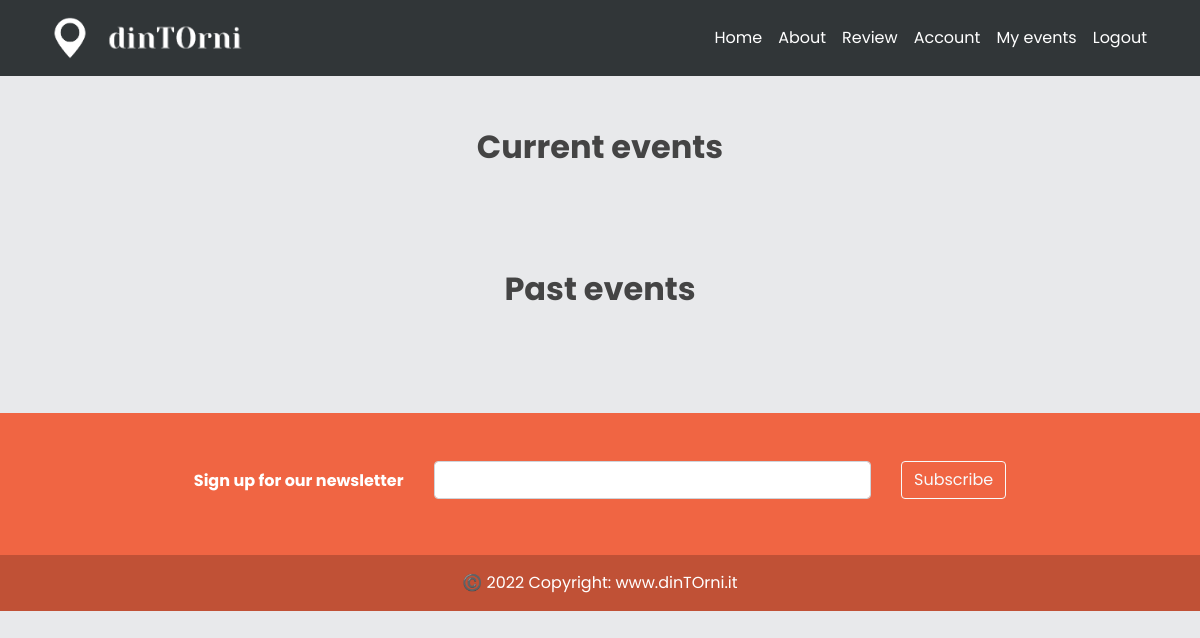
/user/events_joined (signed in), run on an earlier commit of the app's database.
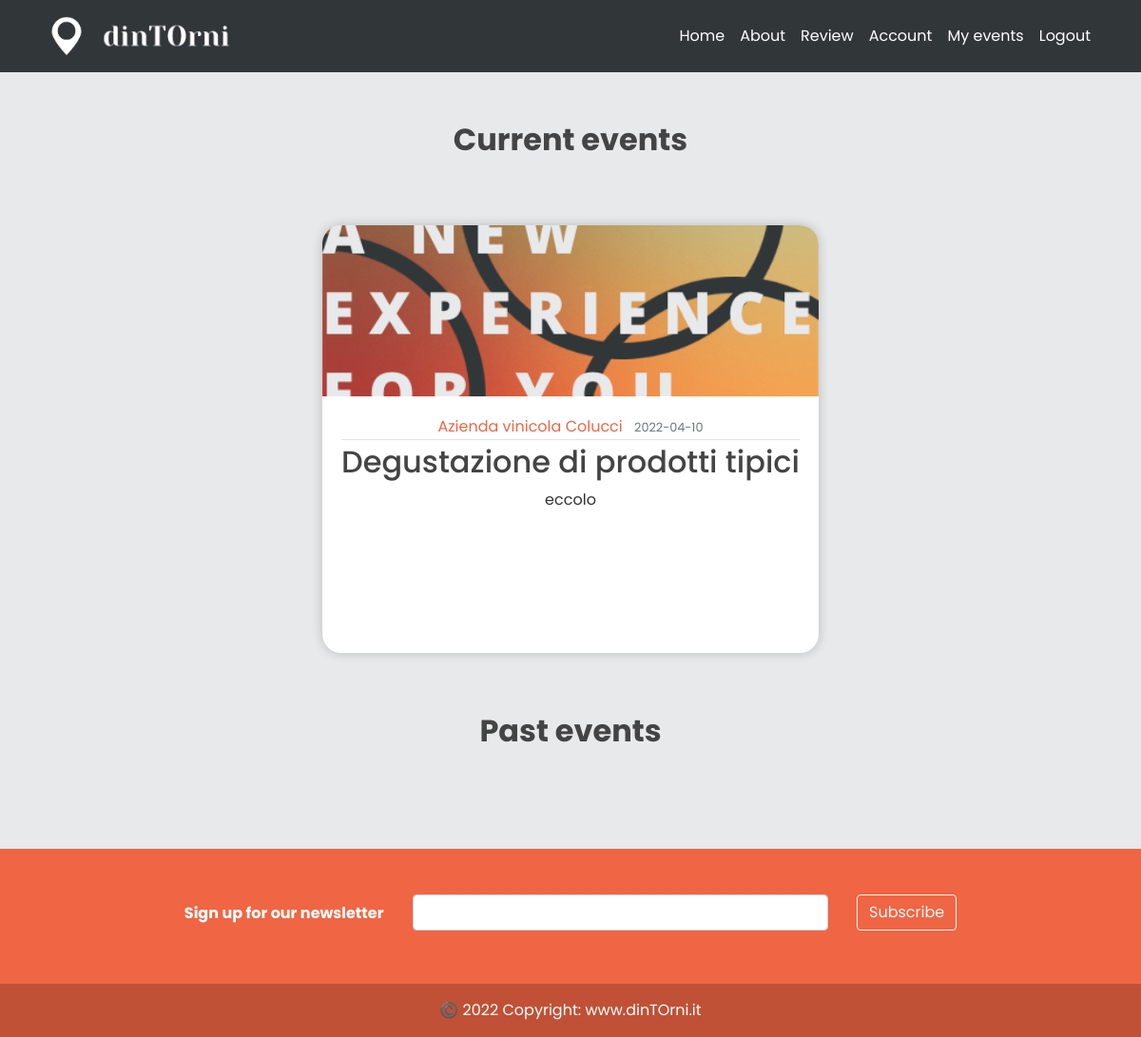
And on a later commit of the database.
### models.py (models this page shows, shortened)
class Event(db.Model):
    id = db.Column(db.Integer, primary_key=True)
    title = db.Column(db.String(100), nullable=False)
    date_event = db.Column(db.Date, nullable=False)
    location = db.Column(db.Text, default='eccolo', nullable=False)
    price = db.Column(db.Float, default=1, nullable = True)
    equipment = db.Column(db.Text, default='eccolo', nullable=True)
    min_users = db.Column(db.Integer, default=2, nullable=True)
    date_posted = db.Column(db.DateTime,
                            default=datetime.utcnow())  # default è listante corrente in cui posto
    content = db.Column(db.Text, default='eccolo', nullable=False)
    weaknesses = db.Column(db.Text, default='eccolo', nullable=True)
    image_event1 = db.Column(db.String(20), nullable=False, default='default.jpg')
    image_event2 = db.Column(db.String(20), nullable=False, default='default.jpg')
    image_event3 = db.Column(db.String(20), nullable=False, default='default.jpg')
    business_id = db.Column(db.Integer, db.ForeignKey('business.id'))  # db integer, è una chiave devo specificare la relazi

class User(db.Model, UserMixin):
    _tablename__ = 'user'
    id = db.Column(db.Integer, primary_key=True)
    email = db.Column(db.String(120), unique=True, nullable=False)
    image_file = db.Column(db.String(20), nullable=False, default='default.jpg')
    password = db.Column(db.String(60), nullable=False)
    telephone = db.Column(db.Integer(), nullable=False)
    type= db.Column(db.String(20))
    __mapper_args__={
        'polymorphic_identity': 'user',
        'polymorphic_on': type
    }

class Business(User, db.Model):
    _tablename__ = 'business'
    id = db.Column(db.Integer, db.ForeignKey('user.id'), primary_key=True)
    name = db.Column(db.String(20), unique=True, nullable=False)
    vat_number = db.Column(db.Integer())#rimettere i nullable
    city = db.Column(db.String(20))
    address = db.Column(db.String(30))
    events = db.relationship('Event', backref='creator', lazy=True)
    link_facebook = db.Column(db.String())
    link_instagram = db.Column(db.String())
    link_twitter = db.Column(db.String())
    link_website = db.Column(db.String())
    __mapper_args__ = {
        'polymorphic_identity': 'business',
    }

### app/users/routes.py (the view)
@users.route("/user/events_joined")
@login_required
def user_events():
    page = request.args.get('page', 1, type=int)
    jevents = JoinEvent.query.filter_by(user_id= current_user.id).all()
    events = []
    for e in jevents:
        ev = Event.query.filter_by(id = e.event_id).first()
        if ev:
            if ev.date_event > datetime.today().date():
                events.append(ev)
    events_already_done = []
    for e in jevents:
        ev = Event.query.filter_by(id=e.event_id).first()
        if ev:
            if ev.date_event < datetime.today().date():
                events_already_done.append(ev)
    return render_template('user_events.html', user=current_user, events = events, events_already_done=events_already_done)

### models.py (called while the page is built)
@login_manager.user_loader
def load_user(email):
    user = User.query.get(email)
    return user

### app/templates/user_events.html (shortened to what this page needs)
{% extends "layout.html" %}
{% block content %}
    <div class="container">
    <div class="row text-center justify-content-center mb-5">
        <div class="col-xl-6 col-lg-8 pt-5">
            <h2 class="font-weight-bold">Current events</h2>
        </div>
    </div>
    </div>
    {% if events.total!=0 %}
     <section>
        <div class="container">
            <div class="row justify-content-around">
                    {% for event in events %}
                        <div class="card" id="card_home" style="margin: 15px;">
                            <img class="card-img-top" style="width: 100%; height: 15vw; object-fit: cover;" src="{{ url_for('static', filename='profile_pics/' + event.image_event1) }}">
                            <div class="card-body align-center">
                                <div class="article-metadata">
                                    <a class="mr-2" href="{{ url_for('users.business_events', name=event.creator.name) }}">{{ event.creator.name }}</a>
                                    <small class="text-muted">{{ event.date_event.strftime('%Y-%m-%d') }}</small>
                                </div>
                                <h2><a class="article-title" href="{{ url_for('events.update_event', event_id=event.id) }}">{{ event.title }}</a></h2>
                                <p class="article-content">{{ event.content }}</p>
                            </div>
                        </div>
                    {% endfor %}
            </div>
        </div>
    </section>
    {% endif %}
<div class="container">
    <div class="row text-center justify-content-center mb-5">
        <div class="col-xl-6 col-lg-8 pt-5">
            <h2 class="font-weight-bold">Past events</h2>
        </div>
    </div>
</div>
{% if events_already_done.total!=0 %}
    <section>
        <div class="container pb-5">
        </div>
    </section>
{% endif %}
{% endblock content %}

### app/templates/layout.html (shortened to what this page needs)
<!DOCTYPE html>
<html>
<head>
    <link rel="stylesheet" href="https://maxcdn.bootstrapcdn.com/bootstrap/4.0.0/css/bootstrap.min.css">
    <link rel="stylesheet" type="text/css" href="{{ url_for('static', filename='main.css') }}">
    <link rel='stylesheet' href='https://cdnjs.cloudflare.com/ajax/libs/font-awesome/5.15.1/css/all.min.css'>
</head>
<body style="background-color: #E8E9EB;" >
    <header class="site-header">
      <nav class="navbar navbar-expand-md navbar-light text-color:white fixed-top" style="background-color:#313638;">
        <div class="container">
          <a class="navbar-brand mr-4 text-white" href="/">
              <img style="max-width:50px;" src="{{ url_for('static', filename='img/' + 'icon_w.png') }}">
              <img style="max-width:150px;" src="{{ url_for('static', filename='img/' + 'nome_w_nobg.png') }}">
          </a>
          <div class="collapse navbar-collapse" id="navbarToggle">
            <div class="navbar-nav ml-auto ms-auto">
                <a class="nav-item nav-link text-white" href="{{ url_for('main.home') }}">Home</a>
                <a class="nav-item nav-link text-white" href="{{ url_for('main.about') }}">About</a>
                {%  if current_user.is_authenticated %}
                        {%  if current_user.username != null %}
                            <a class="nav-item nav-link text-white" href="{{ url_for('posts.new_post') }}">Review</a>
                            <a class="nav-item nav-link text-white" href="{{ url_for('users.account') }}">Account</a>
                            <a class="nav-item nav-link text-white" href="{{ url_for('users.user_events') }}">My events</a>
                        {%  else %}
                            <a class="nav-item nav-link text-white" href="{{ url_for('events.new_event') }}">New event</a>
                            <a class="nav-item nav-link text-white" href="{{ url_for('users.account_business') }}">Account</a>
                            <a class="nav-item nav-link text-white" href="{{ url_for('users.events_created') }}">My events</a>
                        {% endif %}
                {% endif %}
            {%  if current_user.is_authenticated %}
                <a class="nav-item nav-link text-white " href="{{ url_for('users.logout') }}">Logout</a>
            {% else %}
                 <a class="nav-item nav-link text-white" href="{{ url_for('users.login') }}">Login</a>
                <a class="nav-item nav-link text-white"  href="{{ url_for('users.general') }}">Registration</a>
            {% endif %}
               </div>
          </div>
        </div>
      </nav>
    </header>
    <main role="main" class="container" >
      <div class="row">
        <div class="col-lg-12">
          {% block content %}{% endblock %}
        </div>
      </div>
    </main>
<footer class="text-center text-white" style="background-color: #F06543;">
  <div class="container p-4 pb-0" style="">
    <section class="mt-2 mb-0 pt-2 pb-2">
      <form action="">
        <div class="row d-flex mt-1 pt-1 mb-0 justify-content-center" style="margin-top: 10px; margin-bottom: 10px">
          <div class="col-auto">
            <p class="pt-2">
              <strong>Sign up for our newsletter</strong>
            </p>
          </div>
          <div class="col-md-5 col-12">
            <div class="form-outline form-white mb-4">
              <input type="email" id="form5Example29" class="form-control" />
            </div>
          </div>
          <div class="col-auto">
            <button type="submit" class="btn btn-outline-light mb-4">
              Subscribe
            </button>
          </div>
        </div>
      </form>
    </section>
  </div>
  <div class="text-center p-3" style="background-color: rgba(0, 0, 0, 0.2);">
    ©️ 2022 Copyright:
    <a class="text-white" href="{{ url_for('main.home') }}"> www.dinTOrni.it</a>
  </div>
</footer>
</body>
</html>

### app/static/main.css (style rules this page uses)
body { background: #fafafa; color: #333333; margin-top: 5rem; }
h1, h2, h3, h4, h5, h6 { color: #444444; }
.site-header .navbar-nav .nav-link { color: #cbd5db; }
.article-title { color: #444444; }
.article-content { white-space: pre-line; }
.article-metadata { padding-bottom: 1px; margin-bottom: 4px; border-bottom: 1px solid #e3e3e3 }
.card { border: none; transition: all 500ms cubic-bezier(0.19, 1, 0.22, 1); overflow: hidden; border-radius: 20px; min-height: 450px; box-shadow: 0 0 12px 0 rgba(0, 0, 0, 0.2); }
.card .card-body { transition: all 500ms cubic-bezier(0.19, 1, 0.22, 1); }
.align-center { text-align: center; }
img { border: 0; }
img { max-width: 100%; }
img { vertical-align: middle; border-style: none; }
*, body { font-family: "Poppins", sans-serif; }
a { color: #F06543; }
.pt-5 { padding-top: 3rem !important; }
.text-center { text-align: center !important; }

What changed in the data, as far as the page shows it:
now on this page (row edited): Event: image_event1 (placeholder picture), creator.name "Azienda vinicola Colucci", date_event "2022-04-10", title "Degustazione di prodotti tipici", content "eccolo"
